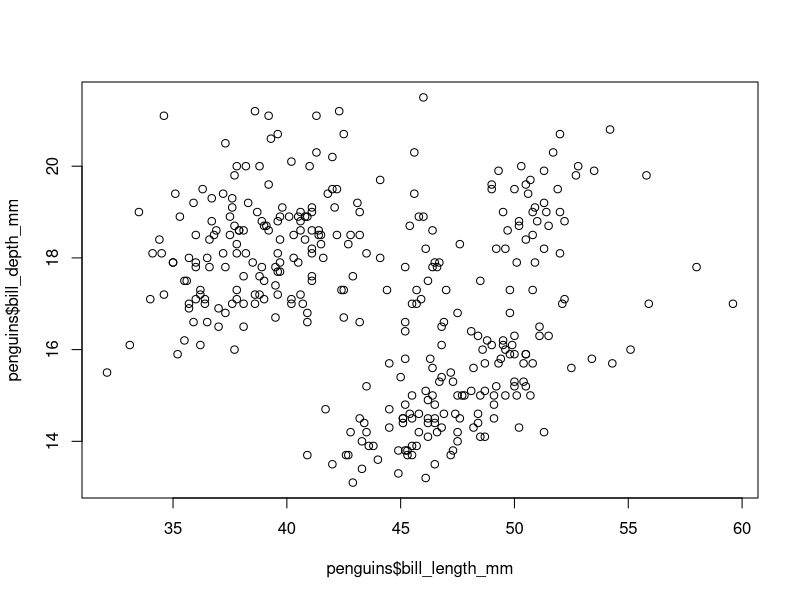
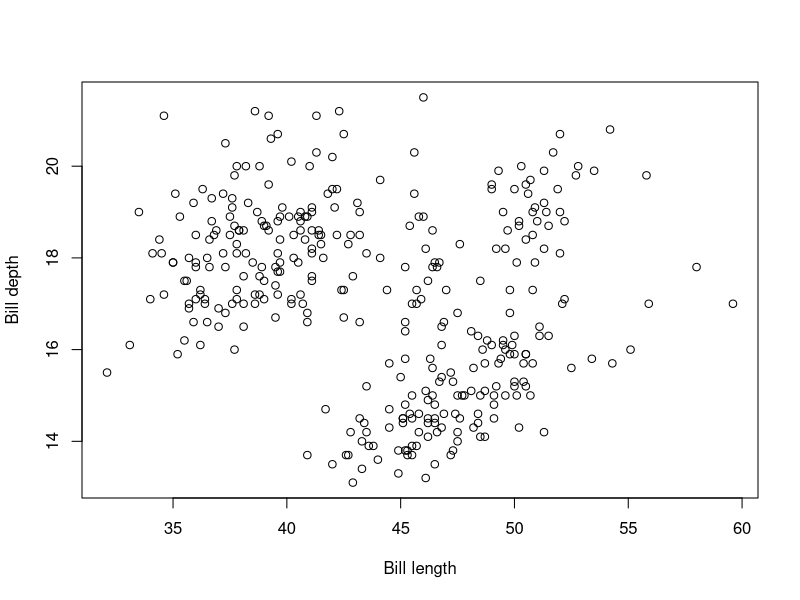
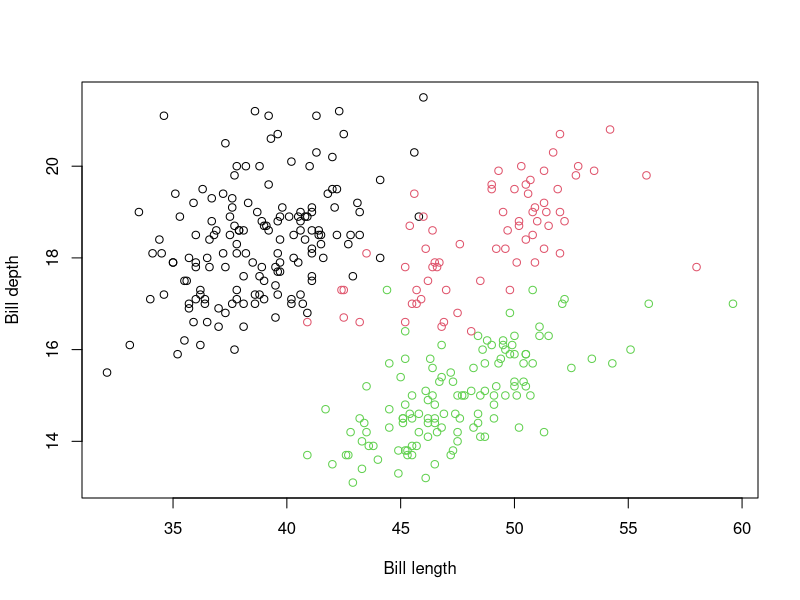
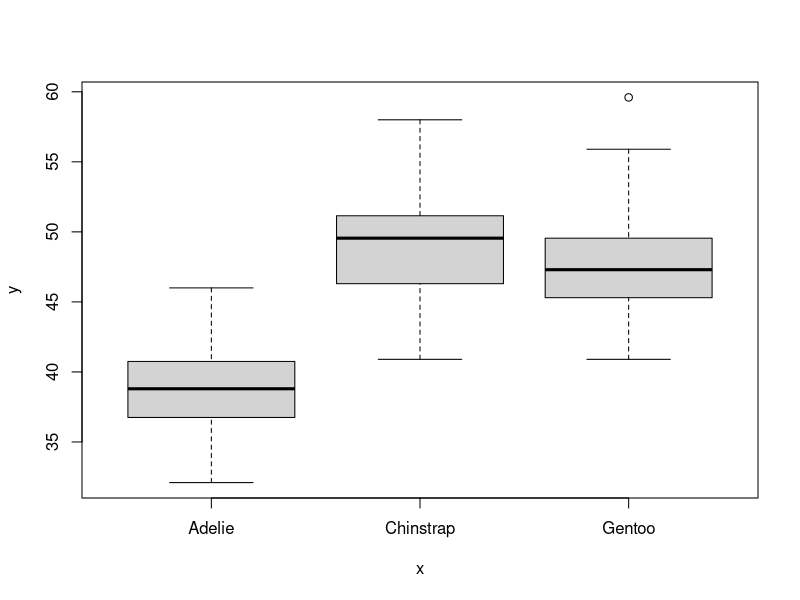
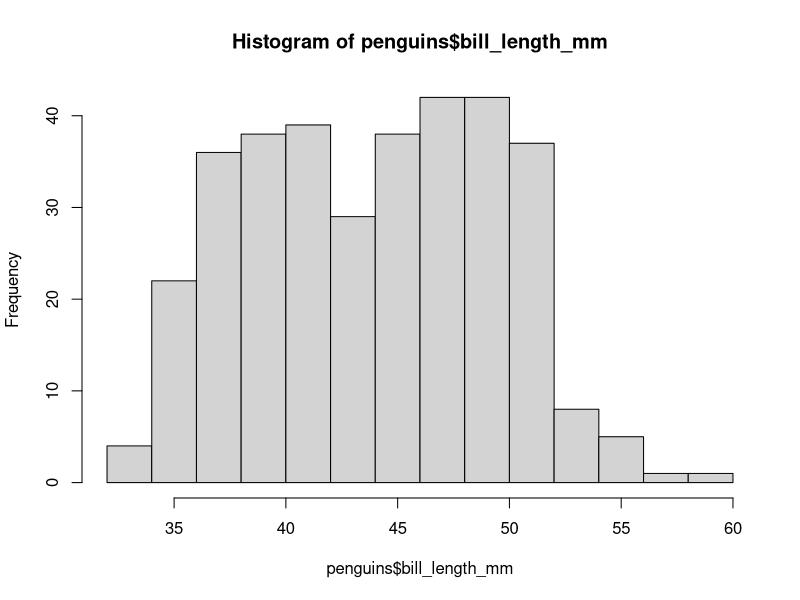
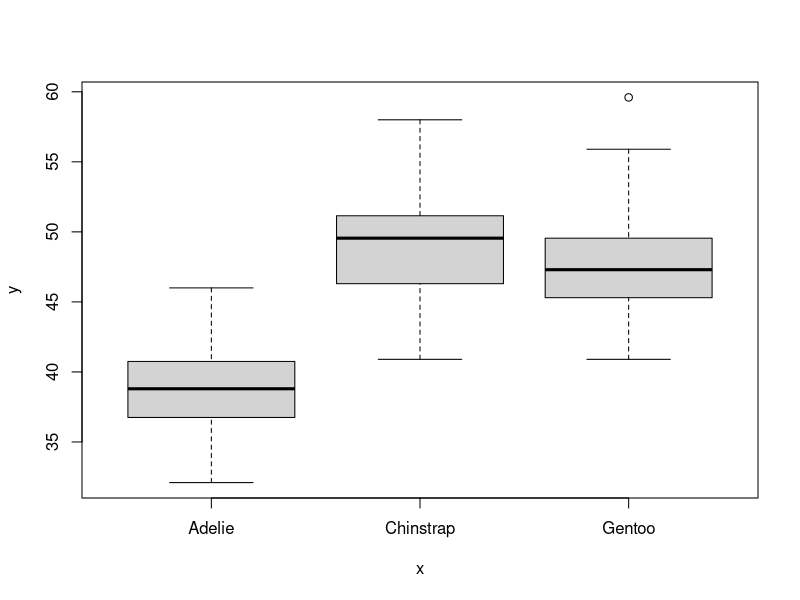
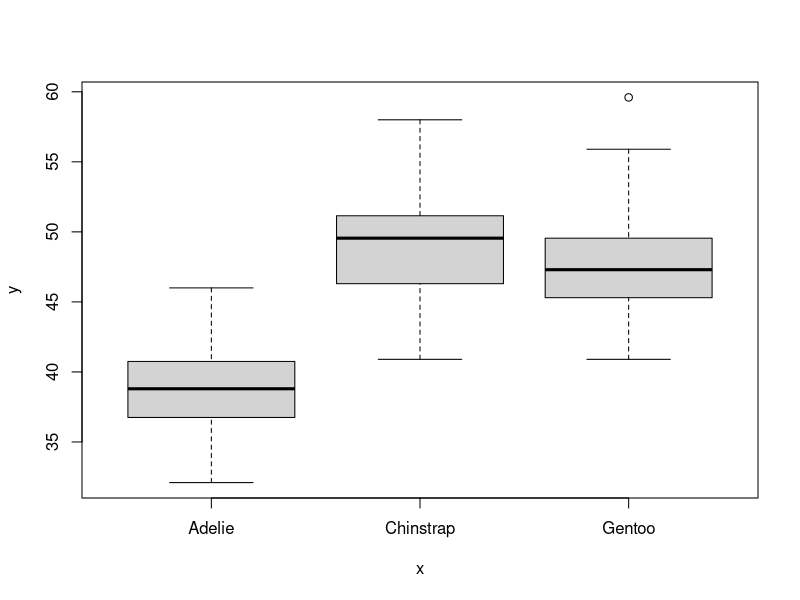

These charts were generated, in order, by the following R code:
## ---- chunk 1
knitr::opts_chunk$set(echo = TRUE)
library(knitr)
## ---- chunk 2
mut <- 3+ 4
## ---- chunk 3
a <- c(1,2,5.3,6,-2,4) 
a
str(a)
## ---- chunk 4
b <- c("one","two","three") 
b
str(b)
## ---- chunk 5
c <- c(TRUE,TRUE,TRUE,FALSE,TRUE,FALSE) 
c
str(c)
## ---- chunk 6
y<-matrix(1:20, nrow=5,ncol=4)   # generates 5 x 4 numeric matrix 
y
str(y)
## ---- chunk 7
s_means = matrix(c(-14, -15.1, -11.03, 3.06, 7.05, 13.72), ncol=2, nrow=3)
s_means
str(s_means)
## ---- chunk 8
dat <- data.frame(id = letters[1:3], x = 1:3, y = 4:6)
dat
str(dat)
## ---- chunk 9
w <- list(name="Fred", mynumbers=a, mymatrix=y, age=5.3)
str(w)
## ---- chunk 10
x <- factor(c("yes", "no", "no", "yes", "yes"))
x
str(x)
## ---- chunk 11
3 + 4
## ---- chunk 12
foo<- 3 + 4
## ---- chunk 13
foo
## ---- chunk 14
po<- 8+ 5
## ---- chunk 15
po
## ---- chunk 16
zu<- foo + po
## ---- chunk 17
zu
## ---- chunk 18
str(zu)
## ---- chunk 19
zu<- "hello"
## ---- chunk 20
str(zu)
## ---- chunk 21
p <- head(palmerpenguins::penguins, 10)
kable(p)
## ---- chunk 22
mean(c(5,7,9))
## ---- chunk 23
penguins<-palmerpenguins::penguins
summary(penguins)
## ---- chunk 24
summary(penguins$bill_depth_mm)

mean(penguins$bill_depth_mm)
## ---- chunk 25
head(penguins)

head(penguins, 10) 
# this will show the first 10 rows
## ---- chunk 26
tail(penguins)

tail(penguins, 10)
## ---- chunk 27
penguins$species<-as.character(penguins$species)

# we can check what type of variable we have in different ways:
str(penguins$species)
is.character(penguins$species)
## ---- chunk 28
penguins$species<-as.factor(penguins$species)
## ---- chunk 29
plot(x=penguins$bill_length_mm, y=penguins$bill_depth_mm)
## ---- chunk 30
plot(x=penguins$bill_length_mm, y=penguins$bill_depth_mm, xlab="Bill length", ylab="Bill depth")
## ---- chunk 31
plot(x=penguins$bill_length_mm, y=penguins$bill_depth_mm, xlab="Bill length", ylab="Bill depth", col=penguins$species)
## ---- chunk 32
plot(x=penguins$species, y=penguins$bill_length_mm)
## ---- chunk 33
hist(penguins$bill_length_mm)
## ---- chunk 34
jpeg('rplot.jpg')

plot(x=penguins$species, y=penguins$bill_length_mm)

dev.off()
## ---- chunk 35
pdf('rplot.pdf')

plot(x=penguins$species, y=penguins$bill_length_mm)

dev.off()
## ---- chunk 36
library(dplyr)
## ---- chunk 37
temphigh<-filter(airquality, Temp>79) 
# this creates a new dataset called temphigh, which are all values from dataset airquality where temperature is above 79

templow<-filter(airquality, Temp<=79) 
# this creates a new dataset called temphigh, which are all values from dataset airquality where temperature is below or at 79
## ---- chunk 38
summary(airquality) 
# Ozone contains 37 rows with NA values

airqualityNA<-filter(airquality, is.na(Ozone)) 
# In this case we keep those rows where Ozone is NA

summary(airqualityNA)

airqualitynoNA<-filter(airquality, !is.na(Ozone)) 
# Often we might want to remove NAs from our dataset, not keep them - we do this by adding ! in front of is.na. Here we keep rows if Ozone is not NA

summary(airqualitynoNA)
## ---- chunk 39
airquality2<-select(airquality, -Ozone) 
# this will make a new dataset called airquality2, based on airquality, without the variable Ozone

str(airquality2)

airquality3<-select(airquality, Ozone, Solar.R) 
# this will make a new dataset called airquality3, based on airquality, with only the variables Ozone and Solar.R

str(airquality3)
## ---- chunk 40
# if you add a hash, R won't read what you write after it until the next line. This way you can annotate your code
